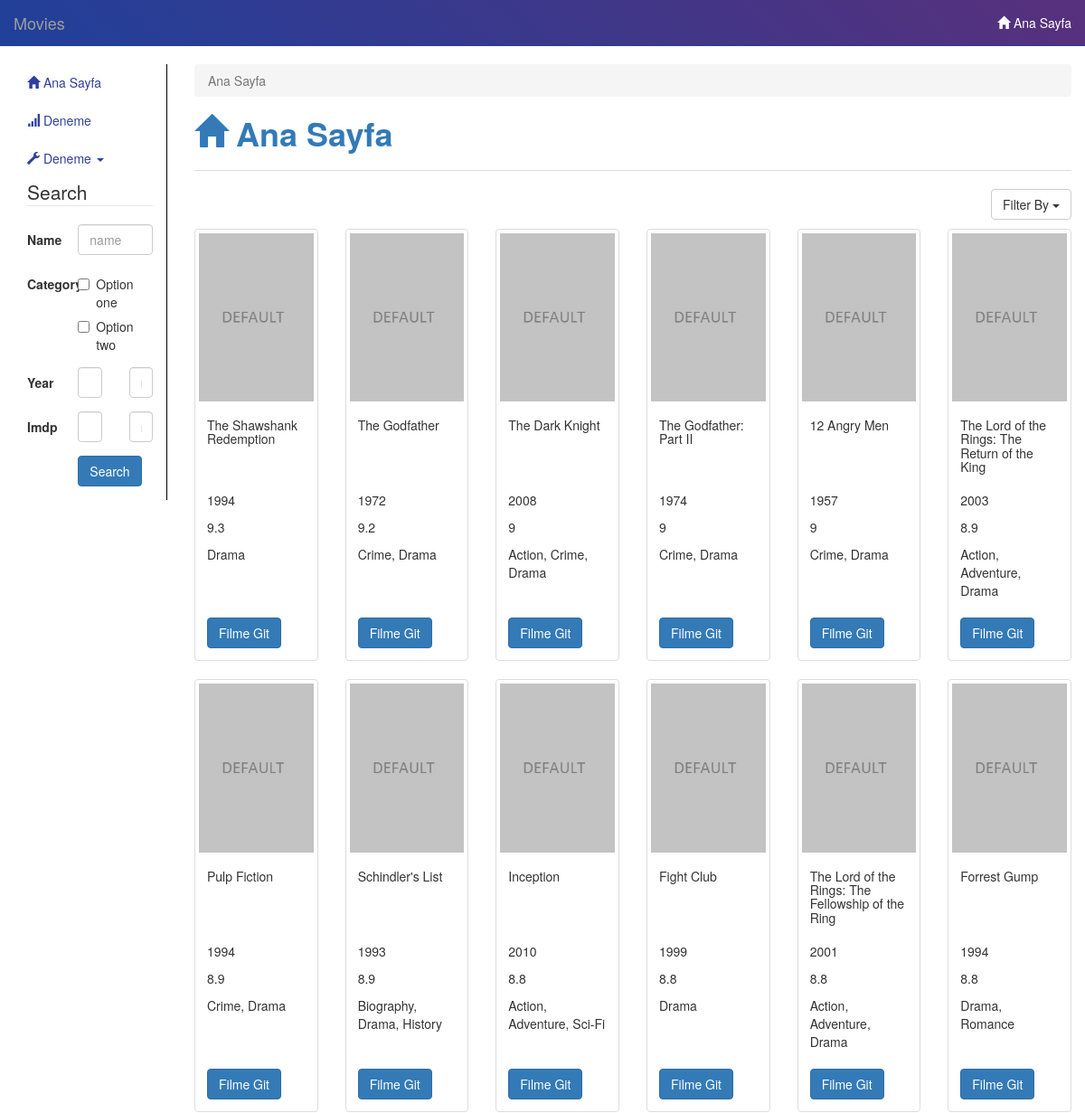
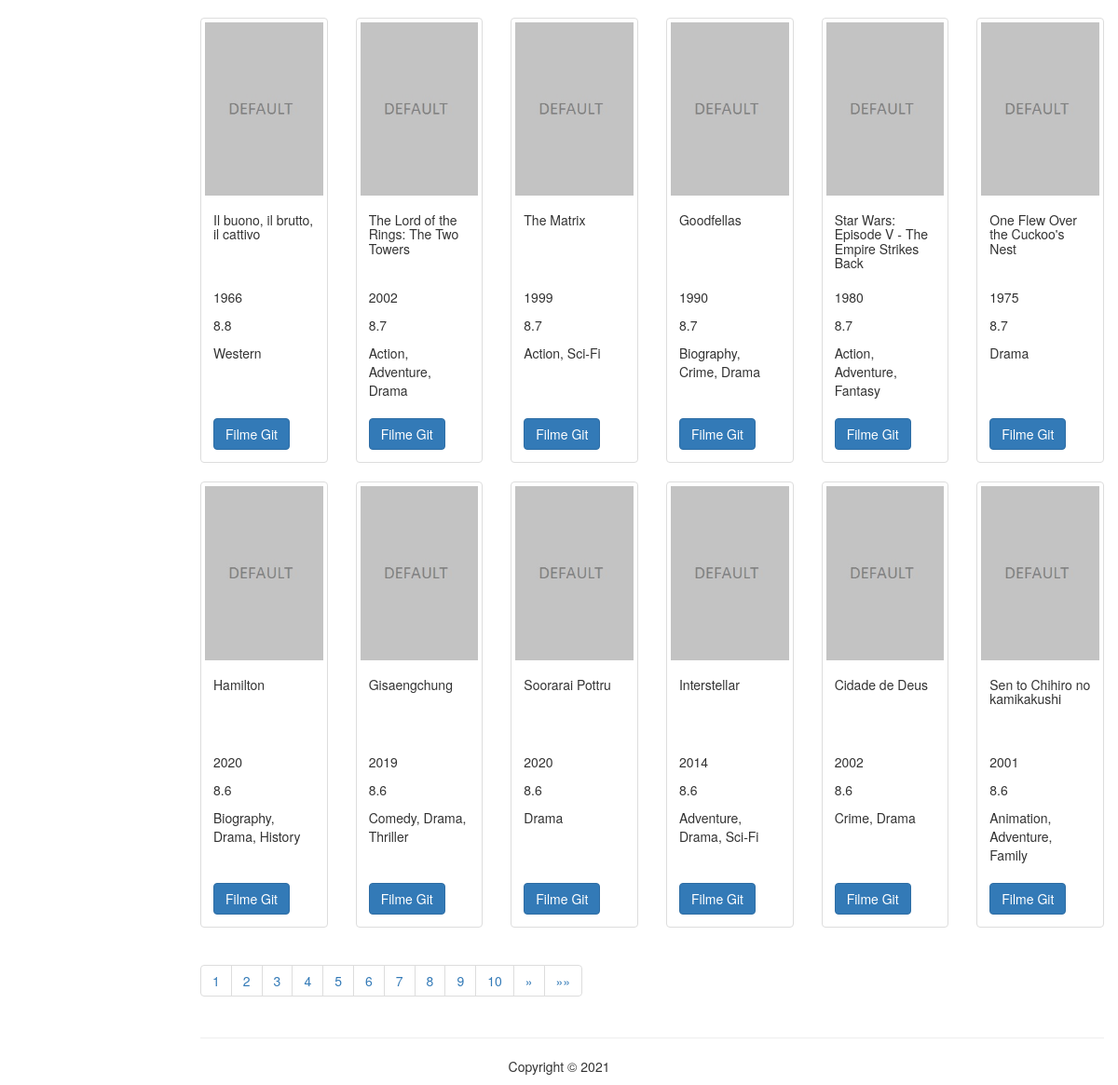
The app's page /movie/index.php with its own data (2 pictures, top to bottom).
### tables this page shows
CREATE TABLE `imdb_top_1000` (
  `movie_id` int(11) NOT NULL,
  `COL_1` varchar(161) DEFAULT NULL,
  `COL_2` varchar(68) DEFAULT NULL,
  `COL_3` varchar(13) DEFAULT NULL,
  `COL_4` varchar(11) DEFAULT NULL,
  `COL_5` varchar(7) DEFAULT NULL,
  `COL_6` varchar(29) DEFAULT NULL,
  `COL_7` varchar(11) DEFAULT NULL,
  `COL_8` varchar(313) DEFAULT NULL,
  `COL_9` varchar(10) DEFAULT NULL,
  `COL_10` varchar(32) DEFAULT NULL,
  `COL_11` varchar(25) DEFAULT NULL,
  `COL_12` varchar(25) DEFAULT NULL,
  `COL_13` varchar(27) DEFAULT NULL,
  `COL_14` varchar(27) DEFAULT NULL,
  `COL_15` varchar(11) DEFAULT NULL,
  `COL_16` varchar(11) DEFAULT NULL
);

### movie/php_actions/mainsql.php (called while the page is built, shortened)
<?php
$querystr = " FROM `imdb_top_1000` ";
switch ($type) {
  default:
	$typestring = "";
}
switch ($sort) {
  default:
	$sortstring = "";
}
$querystr .= $typestring;
$querystr .= $sortstring;
$countquery=$db->prepare("SELECT COUNT(`COL_1`) as con {$querystr}");
$countquery->execute();
$count=$countquery-> fetch(PDO::FETCH_OBJ);
$pagecount= ceil($count->con / 24);
$querystr .= "LIMIT 24 OFFSET {$ofset}";
$query=$db->prepare("SELECT * {$querystr}");
$query->execute();
$plots=$query-> fetchAll(PDO::FETCH_OBJ);
?>

### movie/index.php (the view, shortened to what this page needs)
<?php
	include("db_connect.php");
if(isset($_GET["page"])) {
	$pg = $_GET["page"];
	$ofset = ($_GET['page'] - 1) * 24;
} else {
	$ofset = 0;
	$pg = 0;
}
if(isset($_GET["type"]) AND isset($_GET["sort"])) {
	$type = $_GET["type"];
	$sort = $_GET["sort"];
} else {
	$type = 0;
	$sort = 2;
}
include("php_actions/mainsql.php");
?>
<!doctype html>
<html lang="en">
  <head>
   <?php include("menus.php"); ?>
<div class="col-lg-10 col-md-10 col-sm-9 col-xs-12">
	<ol class="breadcrumb">
	  <li class="active">Ana Sayfa</li>
	</ol>
    <h1><a href="index.php"><strong><span class="glyphicon glyphicon-home"></span> Ana Sayfa</strong></a></h1>
	<hr class="hr">
<div class="anasayfamenu">
<div class="row" style="margin-bottom:10px;">
<div class="col-lg-12">
	<div class="btn-group pull-right">
          <button type="button" class="btn btn-default dropdown-toggle" data-toggle="dropdown">
			Filter By
			<span class="caret"></span>
          </button>
        </div>
</div>
 </div>
  <div class="row">
							<?php
							foreach($plots as $plot){?>
							  <div class="col-sm-3 col-md-3 col-lg-2">
								<div class="thumbnail">
								  <img src="<?= $plot->COL_1 ?>" alt="<?= $plot->COL_2 ?>" onerror="if (this.src != 'error.jpg') this.src = 'img/default.jpg';" width="100%">
								  <div class="caption">
									<h5 style="min-height:70px;"><?= $plot->COL_2 ?></h5>
									<p><?= $plot->COL_3 ?></p>
									<p><?= $plot->COL_7 ?></p>
									<p style="min-height:70px;"><?= $plot->COL_6 ?></p>
									<a href="movie.php?id=<?= $plot->movie_id ?>" class="btn btn-primary" role="button">Filme Git</a>
								  </div>
								</div>
							  </div>
							<?php } ?>
</div>
  <nav aria-label="Page navigation">
  <ul class="pagination">
	<?php
	if($pg < 5) { $x = 1; if($pagecount >10) {$y = 10;} else {$y = $pagecount; } } else { $x = $pg-4;
		if($pg+5 > $pagecount) {
			$y = $pagecount;
		} else { $y = $pg+5; }
	}
	for ($x; $x <= $y; $x++) {
	if($pg == $x) { ?>
	<li class="active">
	<?php } else { ?>
	<li>
	<?php } ?>
	  <a href="index.php?page=<?= $x ?><?php if (isset($type) AND isset($sort) AND $type != 0) { ?>&type=<?= $type ?>&sort=<?= $sort;  } if(isset($name)) { ?>&name=<?=$name; }  if(isset($yearmin)) { ?>&yearmin=<?=$yearmin; }  if(isset($yearmax)) { ?>&yearmax=<?=$yearmax; }  if(isset($imdbmin)) { ?>&imdbmin=<?=$imdbmin; }  if(isset($imdbmax)) { ?>&imdbmax=<?=$imdbmax; } ?>"><?= $x ?></a></li>
	<?php } ?>
<?php if($pg < $pagecount) { ?>
    <li>
      <a href="index.php?page=<?= $_GET['page']+1 ?><?php if (isset($type) AND isset($sort) AND $type != 0) { ?>&type=<?= $type ?>&sort=<?= $sort;  } if(isset($name)) { ?>&name=<?=$name; }  if(isset($yearmin)) { ?>&yearmin=<?=$yearmin; }  if(isset($yearmax)) { ?>&yearmax=<?=$yearmax; }  if(isset($imdbmin)) { ?>&imdbmin=<?=$imdbmin; }  if(isset($imdbmax)) { ?>&imdbmax=<?=$imdbmax; } ?>" aria-label="Next">
        <span aria-hidden="true">&raquo;</span>
      </a>
    </li>
	<li>
      <a href="index.php?page=<?=  $pagecount ?><?php if (isset($type) AND isset($sort) AND $type != 0) { ?>&type=<?= $type ?>&sort=<?= $sort;  } if(isset($name)) { ?>&name=<?=$name; }  if(isset($yearmin)) { ?>&yearmin=<?=$yearmin; }  if(isset($yearmax)) { ?>&yearmax=<?=$yearmax; }  if(isset($imdbmin)) { ?>&imdbmin=<?=$imdbmin; }  if(isset($imdbmax)) { ?>&imdbmax=<?=$imdbmax; } ?>" aria-label="Next">
        <span aria-hidden="true">&raquo;&raquo;</span>
      </a>
    </li>
	<?php } ?>
  </ul>
</nav>
 </div>
    <hr>
</div>
<?php include("footer.php"); ?>

### movie/menus.php (shortened to what this page needs)
<link href="https://maxcdn.bootstrapcdn.com/bootstrap/3.3.6/css/bootstrap.min.css" rel="stylesheet" />
<link href="https://cdnjs.cloudflare.com/ajax/libs/bootstrap-select/1.10.0/css/bootstrap-select.min.css" rel="stylesheet" />
   <link rel="stylesheet" type="text/css" href="css/style.css">
  </head>
  <body>
	<div id="top-nav" class="navbar navbar-inverse navbar-static-top">
    <div class="container-fluid">
        <div class="navbar-header">
            <a class="navbar-brand" href="index.php">Movies</a>
        </div>
        <div class="navbar-collapse collapfile:///C:/Users/Rıdvan/Desktop/data%20homework/main.php#se">
            <ul class="nav navbar-nav navbar-right">
                <li><a href="index.php"><i class="glyphicon glyphicon-home"></i> Ana Sayfa</a></li>
            </ul>
        </div>
    </div>
</div>
<div class="col-lg-2 col-md-2 col-sm-3 col-xs-12">
    <ul class="nav nav-pills nav-stacked" style="border-right:1px solid black">
        <li><a href="index.php"><i class="glyphicon glyphicon-home"></i> Ana Sayfa</a></li>
		<li><a href="#"><i class="glyphicon glyphicon-signal"></i> Deneme</a></li>
		<li class="nav-header" id="dropdown"><a data-toggle="collapse" href="#dropdown-uretim"><span class="glyphicon glyphicon-wrench"></span> Deneme <span class="caret"></span></a>
		</li>
		<li>
		<div class="col-lg-12">
				<form class="form-horizontal" action="index.php" method="GET">
				<fieldset>
				<legend>Search</legend>
				<div class="form-group">
				  <label class="col-md-4 control-label" for="textinput">Name</label>
				  <div class="col-md-8">
				  <input id="name" name="name" type="text" placeholder="name" class="form-control input-md">
				  </div>
				</div>
				<div class="form-group">
				  <label class="col-md-4 control-label" for="checkboxes">Category</label>
				  <div class="col-md-8">
				  <div class="checkbox">
					<label for="checkboxes-0">
					  <input type="checkbox" name="checkboxes" id="checkboxes-0" value="1">
					  Option one
					</label>
					</div>
				  <div class="checkbox">
					<label for="checkboxes-1">
					  <input type="checkbox" name="checkboxes" id="checkboxes-1" value="2">
					  Option two
					</label>
					</div>
				  </div>
				</div>
				<div class="form-group">
				  <label class="col-md-4 control-label" for="textinput">Year</label>
				  <div class="col-md-4">
				  <input id="yearmin" name="yearmin" type="text" placeholder="min" class="form-control input-md">
				  </div>
				  <div class="col-md-4">
				  <input id="yearmax" name="yearmax" type="text" placeholder="max" class="form-control input-md">
				  </div>
				</div>
				<div class="form-group">
				  <label class="col-md-4 control-label" for="textinput">Imdp</label>
				  <div class="col-md-4">
				  <input id="imdbmin" name="imdbmin" type="text" placeholder="min" class="form-control input-md">
				  </div>
				  <div class="col-md-4">
				  <input id="imdbmax" name="imdbmax" type="text" placeholder="max" class="form-control input-md">
				  </div>
				</div>
				<div class="form-group">
				  <label class="col-md-4 control-label" for="singlebutton"></label>
				  <div class="col-md-8">
					<button id="singlebutton" name="singlebutton" class="btn btn-primary">Search</button>
				  </div>
				</div>
				</fieldset>
				</form>
			</div>
		</li>
    </ul>
</div>

### movie/footer.php
	<footer style="text-align:center;"><p>Copyright &copy; 2021<p></footer>
  </body>
</html>

### movie/css/style.css (style rules this page uses)
.navbar-inverse { background: -webkit-linear-gradient(45deg, #20409a , #58307c); border-bottom-color: #20409a; }
#top-nav a { color: #FFFFFF; }
.nav-pills>li>a { color: #303F9F; }
.hr { border-top: 1px solid #ddd; }

### records on screen
imdb_top_1000: COL_2 "The Shawshank Redemption", COL_3 "1994", COL_7 "9.3", COL_6 "Drama"
imdb_top_1000: COL_2 "The Godfather", COL_3 "1972", COL_7 "9.2", COL_6 "Crime, Drama"
imdb_top_1000: COL_2 "The Dark Knight", COL_3 "2008", COL_7 "9", COL_6 "Action, Crime, Drama"
imdb_top_1000: COL_2 "The Godfather: Part II", COL_3 "1974", COL_7 "9", COL_6 "Crime, Drama"
imdb_top_1000: COL_2 "12 Angry Men", COL_3 "1957", COL_7 "9", COL_6 "Crime, Drama"
imdb_top_1000: COL_2 "The Lord of the Rings: The Return of the King", COL_3 "2003", COL_7 "8.9", COL_6 "Action, Adventure, Drama"
imdb_top_1000: COL_2 "Pulp Fiction", COL_3 "1994", COL_7 "8.9", COL_6 "Crime, Drama"
imdb_top_1000: COL_2 "Schindler's List", COL_3 "1993", COL_7 "8.9", COL_6 "Biography, Drama, History"
imdb_top_1000: COL_2 "Inception", COL_3 "2010", COL_7 "8.8", COL_6 "Action, Adventure, Sci-Fi"
imdb_top_1000: COL_2 "Fight Club", COL_3 "1999", COL_7 "8.8", COL_6 "Drama"
imdb_top_1000: COL_2 "The Lord of the Rings: The Fellowship of the Ring", COL_3 "2001", COL_7 "8.8", COL_6 "Action, Adventure, Drama"
imdb_top_1000: COL_2 "Forrest Gump", COL_3 "1994", COL_7 "8.8", COL_6 "Drama, Romance"
imdb_top_1000: COL_2 "Il buono, il brutto, il cattivo", COL_3 "1966", COL_7 "8.8", COL_6 "Western"
imdb_top_1000: COL_2 "The Lord of the Rings: The Two Towers", COL_3 "2002", COL_7 "8.7", COL_6 "Action, Adventure, Drama"
imdb_top_1000: COL_2 "The Matrix", COL_3 "1999", COL_7 "8.7", COL_6 "Action, Sci-Fi"
imdb_top_1000: COL_2 "Goodfellas", COL_3 "1990", COL_7 "8.7", COL_6 "Biography, Crime, Drama"
imdb_top_1000: COL_2 "Star Wars: Episode V - The Empire Strikes Back", COL_3 "1980", COL_7 "8.7", COL_6 "Action, Adventure, Fantasy"
imdb_top_1000: COL_2 "One Flew Over the Cuckoo's Nest", COL_3 "1975", COL_7 "8.7", COL_6 "Drama"
imdb_top_1000: COL_2 "Hamilton", COL_3 "2020", COL_7 "8.6", COL_6 "Biography, Drama, History"
imdb_top_1000: COL_2 "Gisaengchung", COL_3 "2019", COL_7 "8.6", COL_6 "Comedy, Drama, Thriller"
imdb_top_1000: COL_2 "Soorarai Pottru", COL_3 "2020", COL_7 "8.6", COL_6 "Drama"
imdb_top_1000: COL_2 "Interstellar", COL_3 "2014", COL_7 "8.6", COL_6 "Adventure, Drama, Sci-Fi"
imdb_top_1000: COL_2 "Cidade de Deus", COL_3 "2002", COL_7 "8.6", COL_6 "Crime, Drama"
imdb_top_1000: COL_2 "Sen to Chihiro no kamikakushi", COL_3 "2001", COL_7 "8.6", COL_6 "Animation, Adventure, Family"
